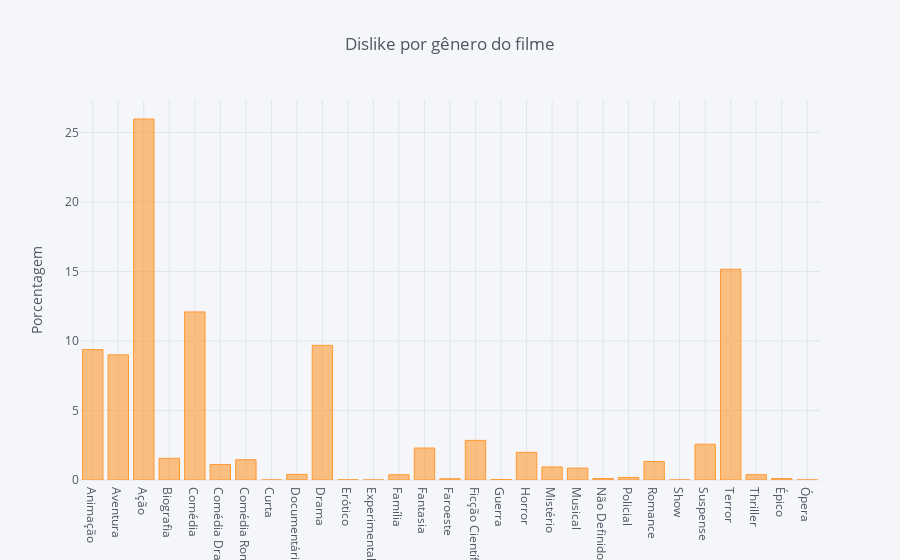

The code cell stored with this chart in its notebook:
### Code cell
movie_full = movie.merge(genre, left_on = 'genreId', right_on = 'id')
# series = movie_full.groupby('name')['likeCount']/sum(movie_full.groupby('name')['likeCount'])*100
series = movie_full.groupby(['name'])['dislikeCount'].sum()/movie_full['dislikeCount'].sum()*100

series.head(3)

series.iplot(kind='bar', yTitle='Porcentagem', title='Dislike por gênero do filme',
             filename='cufflinks/categorical-bar-chart')

### Figure 1 — Plotly figure (JSON) as saved in the notebook; plotly's stock layout.template omitted (floating-point values rounded to 4 significant figures)
{"data": [{"marker": {"color": "rgba(255, 153, 51, 0.6)", "line": {"color": "rgba(255, 153, 51, 1.0)", "width": 1}}, "name": "dislikeCount", "orientation": "v", "text": "", "type": "bar", "uid": "d53fa86d-13a9-431b-a499-992872249221", "x": ["Animação", "Aventura", "Ação", "Biografia", "Comédia", "Comédia Dramática", "Comédia Romântica", "Curta", "Documentário", "Drama", "Erótico", "Experimental", "Família", "Fantasia", "Faroeste", "Ficção Científica", "Guerra", "Horror", "Mistério", "Musical", "Não Definido", "Policial", "Romance", "Show", "Suspense", "Terror", "Thriller", "Épico", "Ópera"], "y": [9.383, 9.006, 25.97, 1.562, 12.09, 1.118, 1.458, 0.0007856, 0.4046, 9.688, 0.01335, 0.0007856, 0.3786, 2.302, 0.09112, 2.85, 0.03771, 1.988, 0.9379, 0.8586, 0.1076, 0.1838, 1.332, 0.003928, 2.573, 15.17, 0.381, 0.1029, 0.0007856]}], "layout": {"legend": {"bgcolor": "#F5F6F9", "font": {"color": "#4D5663"}}, "paper_bgcolor": "#F5F6F9", "plot_bgcolor": "#F5F6F9", "title": {"font": {"color": "#4D5663"}, "text": "Dislike por gênero do filme"}, "xaxis": {"gridcolor": "#E1E5ED", "showgrid": true, "tickfont": {"color": "#4D5663"}, "title": {"font": {"color": "#4D5663"}, "text": ""}, "zerolinecolor": "#E1E5ED"}, "yaxis": {"gridcolor": "#E1E5ED", "showgrid": true, "tickfont": {"color": "#4D5663"}, "title": {"font": {"color": "#4D5663"}, "text": "Porcentagem"}, "zerolinecolor": "#E1E5ED"}}}
